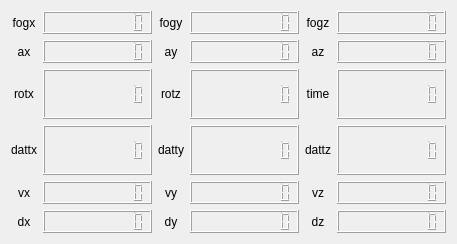
              <widget class="QWidget" name="tab">
               <attribute name="title">
                <string>数据显示</string>
               </attribute>
               <layout class="QGridLayout" name="gridLayout_6" columnstretch="1,3,1,3,1,3">
                <item row="1" column="0">
                 <widget class="QLabel" name="label_5">
                  <property name="text">
                   <string>ax</string>
                  </property>
                  <property name="alignment">
                   <set>Qt::AlignCenter</set>
                  </property>
                 </widget>
                </item>
                <item row="2" column="2">
                 <widget class="QLabel" name="label_9">
                  <property name="text">
                   <string>rotz</string>
                  </property>
                  <property name="alignment">
                   <set>Qt::AlignCenter</set>
                  </property>
                 </widget>
                </item>
                <item row="0" column="0">
                 <widget class="QLabel" name="label_2">
                  <property name="text">
                   <string>fogx</string>
                  </property>
                  <property name="alignment">
                   <set>Qt::AlignCenter</set>
                  </property>
                 </widget>
                </item>
                <item row="0" column="2">
                 <widget class="QLabel" name="label_3">
                  <property name="text">
                   <string>fogy</string>
                  </property>
                  <property name="alignment">
                   <set>Qt::AlignCenter</set>
                  </property>
                 </widget>
                </item>
                <item row="4" column="1">
                 <widget class="QLCDNumber" name="lcdvx">
                  <property name="digitCount">
                   <number>10</number>
                  </property>
                 </widget>
                </item>
                <item row="4" column="3">
                 <widget class="QLCDNumber" name="lcdvy">
                  <property name="digitCount">
                   <number>10</number>
                  </property>
                 </widget>
                </item>
                <item row="0" column="5">
                 <widget class="QLCDNumber" name="lcdfogz">
                  <property name="maximumSize">
                   <size>
                    <width>16777215</width>
                    <height>50</height>
                   </size>
                  </property>
                  <property name="digitCount">
                   <number>10</number>
                  </property>
                 </widget>
                </item>
                <item row="2" column="3">
                 <widget class="QLCDNumber" name="lcdrotz">
                  <property name="minimumSize">
                   <size>
                    <width>100</width>
                    <height>50</height>
                   </size>
                  </property>
                  <property name="smallDecimalPoint">
                   <bool>false</bool>
                  </property>
                  <property name="digitCount">
                   <number>10</number>
                  </property>
                 </widget>
                </item>
                <item row="3" column="2">
                 <widget class="QLabel" name="label_13">
                  <property name="text">
                   <string>datty</string>
                  </property>
                  <property name="alignment">
                   <set>Qt::AlignCenter</set>
                  </property>
                 </widget>
                </item>
                <item row="2" column="1">
                 <widget class="QLCDNumber" name="lcdrotx">
                  <property name="maximumSize">
                   <size>
                    <width>16777215</width>
                    <height>50</height>
                   </size>
                  </property>
                  <property name="digitCount">
                   <number>10</number>
                  </property>
                 </widget>
                </item>
                <item row="3" column="4">
                 <widget class="QLabel" name="label_14">
                  <property name="text">
                   <string>dattz</string>
                  </property>
                  <property name="alignment">
                   <set>Qt::AlignCenter</set>
                  </property>
                 </widget>
                </item>
                <item row="1" column="5">
                 <widget class="QLCDNumber" name="lcdaz">
                  <property name="maximumSize">
                   <size>
                    <width>16777215</width>
                    <height>50</height>
                   </size>
                  </property>
                  <property name="digitCount">
                   <number>10</number>
                  </property>
                 </widget>
                </item>
                <item row="4" column="5">
                 <widget class="QLCDNumber" name="lcdvz">
                  <property name="maximumSize">
                   <size>
                    <width>16777215</width>
                    <height>50</height>
                   </size>
                  </property>
                  <property name="digitCount">
                   <number>10</number>
                  </property>
                 </widget>
                </item>
                <item row="1" column="4">
                 <widget class="QLabel" name="label_7">
                  <property name="text">
                   <string>az</string>
                  </property>
                  <property name="alignment">
                   <set>Qt::AlignCenter</set>
                  </property>
                 </widget>
                </item>
                <item row="1" column="2">
                 <widget class="QLabel" name="label_6">
                  <property name="text">
                   <string>ay</string>
                  </property>
                  <property name="alignment">
                   <set>Qt::AlignCenter</set>
                  </property>
                 </widget>
                </item>
                <item row="4" column="0">
                 <widget class="QLabel" name="label_15">
                  <property name="text">
                   <string>vx</string>
                  </property>
                  <property name="alignment">
                   <set>Qt::AlignCenter</set>
                  </property>
                 </widget>
                </item>
                <item row="2" column="4">
                 <widget class="QLabel" name="label_10">
                  <property name="text">
                   <string>time</string>
                  </property>
                  <property name="alignment">
                   <set>Qt::AlignCenter</set>
                  </property>
                 </widget>
                </item>
                <item row="1" column="1">
                 <widget class="QLCDNumber" name="lcdax">
                  <property name="maximumSize">
                   <size>
                    <width>16777215</width>
                    <height>50</height>
                   </size>
                  </property>
                  <property name="digitCount">
                   <number>10</number>
                  </property>
                 </widget>
                </item>
                <item row="0" column="3">
                 <widget class="QLCDNumber" name="lcdfogy">
                  <property name="digitCount">
                   <number>10</number>
                  </property>
                 </widget>
                </item>
                <item row="0" column="1">
                 <widget class="QLCDNumber" name="lcdfogx">
                  <property name="maximumSize">
                   <size>
                    <width>16777215</width>
                    <height>50</height>
                   </size>
                  </property>
                  <property name="digitCount">
                   <number>10</number>
                  </property>
                 </widget>
                </item>
                <item row="4" column="2">
                 <widget class="QLabel" name="label_16">
                  <property name="text">
                   <string>vy</string>
                  </property>
                  <property name="alignment">
                   <set>Qt::AlignCenter</set>
                  </property>
                 </widget>
                </item>
                <item row="4" column="4">
                 <widget class="QLabel" name="label_17">
                  <property name="text">
                   <string>vz</string>
                  </property>
                  <property name="alignment">
                   <set>Qt::AlignCenter</set>
                  </property>
                 </widget>
                </item>
                <item row="2" column="5">
                 <widget class="QLCDNumber" name="lcdtime">
                  <property name="maximumSize">
                   <size>
                    <width>16777215</width>
                    <height>50</height>
                   </size>
                  </property>
                  <property name="digitCount">
                   <number>10</number>
                  </property>
                 </widget>
                </item>
                <item row="1" column="3">
                 <widget class="QLCDNumber" name="lcday">
                  <property name="digitCount">
                   <number>10</number>
                  </property>
                 </widget>
                </item>
                <item row="3" column="3">
                 <widget class="QLCDNumber" name="lcdatty">
                  <property name="sizePolicy">
                   <sizepolicy hsizetype="Minimum" vsizetype="Minimum">
                    <horstretch>0</horstretch>
                    <verstretch>0</verstretch>
                   </sizepolicy>
                  </property>
                  <property name="minimumSize">
                   <size>
                    <width>100</width>
                    <height>50</height>
                   </size>
                  </property>
                  <property name="maximumSize">
                   <size>
                    <width>16777215</width>
                    <height>50</height>
                   </size>
                  </property>
                  <property name="digitCount">
                   <number>10</number>
                  </property>
                 </widget>
                </item>
                <item row="3" column="1">
                 <widget class="QLCDNumber" name="lcdattx">
                  <property name="digitCount">
                   <number>10</number>
                  </property>
                 </widget>
                </item>
                <item row="3" column="0">
                 <widget class="QLabel" name="label_12">
                  <property name="text">
                   <string>dattx</string>
                  </property>
                  <property name="alignment">
                   <set>Qt::AlignCenter</set>
                  </property>
                 </widget>
                </item>
                <item row="3" column="5">
                 <widget class="QLCDNumber" name="lcdattz">
                  <property name="maximumSize">
                   <size>
                    <width>16777215</width>
                    <height>50</height>
                   </size>
                  </property>
                  <property name="digitCount">
                   <number>10</number>
                  </property>
                 </widget>
                </item>
                <item row="2" column="0">
                 <widget class="QLabel" name="label_8">
                  <property name="text">
                   <string>rotx</string>
                  </property>
                  <property name="alignment">
                   <set>Qt::AlignCenter</set>
                  </property>
                 </widget>
                </item>
                <item row="0" column="4">
                 <widget class="QLabel" name="label_4">
                  <property name="sizePolicy">
                   <sizepolicy hsizetype="Preferred" vsizetype="Preferred">
                    <horstretch>0</horstretch>
                    <verstretch>0</verstretch>
                   </sizepolicy>
                  </property>
                  <property name="text">
                   <string>fogz</string>
                  </property>
                  <property name="alignment">
                   <set>Qt::AlignCenter</set>
                  </property>
                 </widget>
                </item>
                <item row="5" column="1">
                 <widget class="QLCDNumber" name="lcddx">
                  <property name="digitCount">
                   <number>10</number>
                  </property>
                 </widget>
                </item>
                <item row="5" column="3">
                 <widget class="QLCDNumber" name="lcddy">
                  <property name="digitCount">
                   <number>10</number>
                  </property>
                 </widget>
                </item>
                <item row="5" column="5">
                 <widget class="QLCDNumber" name="lcddz">
                  <property name="maximumSize">
                   <size>
                    <width>16777215</width>
                    <height>50</height>
                   </size>
                  </property>
                  <property name="digitCount">
                   <number>10</number>
                  </property>
                 </widget>
                </item>
                <item row="5" column="0">
                 <widget class="QLabel" name="label_18">
                  <property name="text">
                   <string>dx</string>
                  </property>
                  <property name="alignment">
                   <set>Qt::AlignCenter</set>
                  </property>
                 </widget>
                </item>
                <item row="5" column="2">
                 <widget class="QLabel" name="label_19">
                  <property name="text">
                   <string>dy</string>
                  </property>
                  <property name="alignment">
                   <set>Qt::AlignCenter</set>
                  </property>
                 </widget>
                </item>
                <item row="5" column="4">
                 <widget class="QLabel" name="label_20">
                  <property name="text">
                   <string>dz</string>
                  </property>
                  <property name="alignment">
                   <set>Qt::AlignCenter</set>
                  </property>
                 </widget>
                </item>
               </layout>
              </widget>
